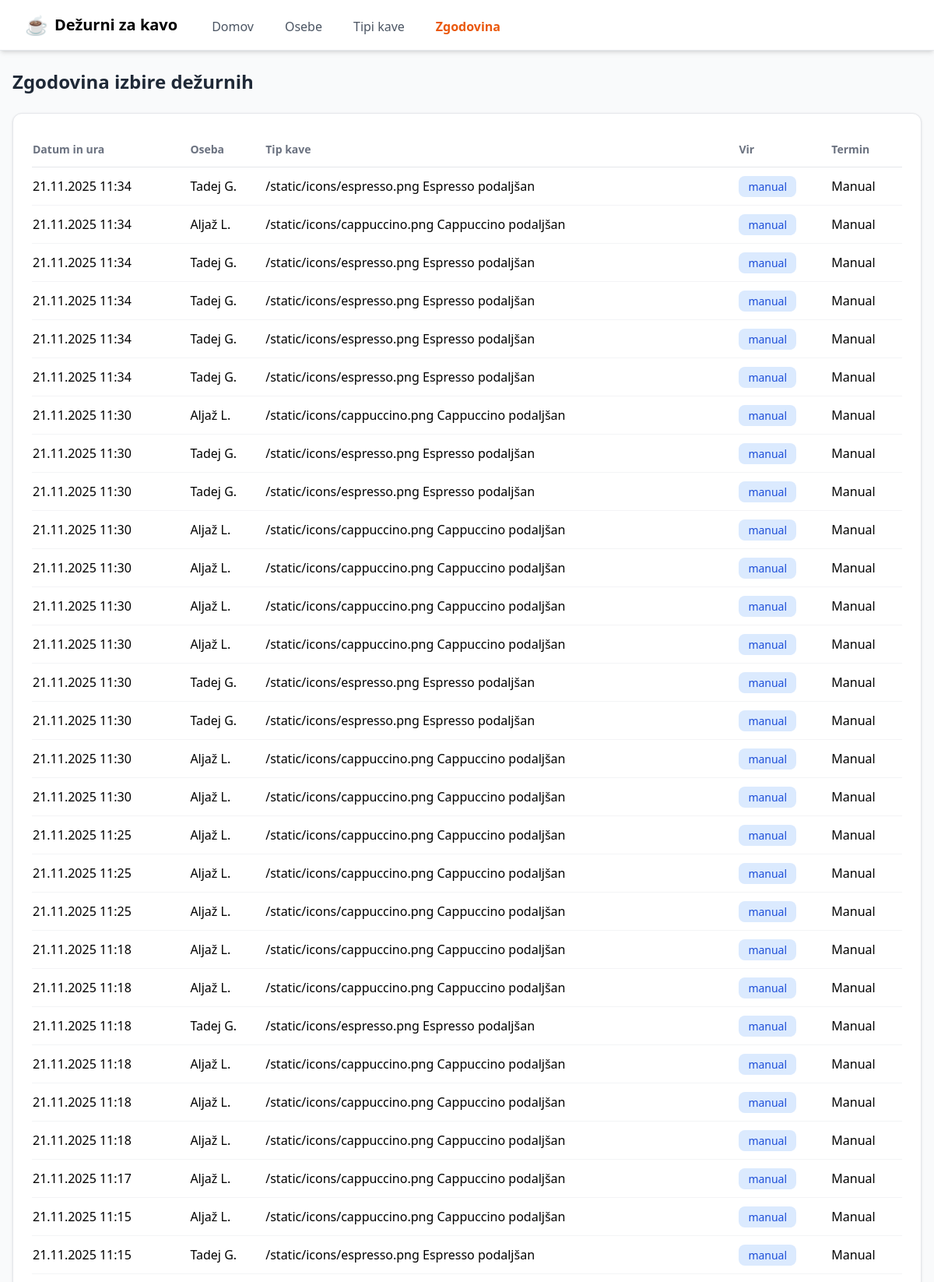
The app's page /history (upper part) with its own data.
### app.py (models this page shows)
class Selection(db.Model):
    __tablename__ = "selections"
    id = db.Column(db.Integer, primary_key=True)
    person_id = db.Column(db.Integer, db.ForeignKey("people.id"), nullable=False)
    coffee_type_id = db.Column(db.Integer, db.ForeignKey("coffee_types.id"),
                               nullable=True)
    selected_at = db.Column(db.DateTime, default=datetime.utcnow)
    source = db.Column(db.String(50), default="manual")  # "manual" ali "auto"
    slot = db.Column(db.String(50), nullable=True)  # jutro/popoldne itd.
    email_subject = db.Column(db.Text, nullable=True)
    email_body = db.Column(db.Text, nullable=True)
    person = db.relationship("Person", back_populates="selections")
    coffee_type = db.relationship("CoffeeType")

class Person(db.Model):
    __tablename__ = "people"
    id = db.Column(db.Integer, primary_key=True)
    first_name = db.Column(db.String(100), nullable=False)
    last_name = db.Column(db.String(100), nullable=False)
    email = db.Column(db.String(200), nullable=False, unique=True)
    default_coffee_type_id = db.Column(
        db.Integer, db.ForeignKey("coffee_types.id"), nullable=True
    )
    is_present = db.Column(db.Boolean, default=True)
    active = db.Column(db.Boolean, default=True)
    created_at = db.Column(db.DateTime, default=datetime.utcnow)
    updated_at = db.Column(db.DateTime, default=datetime.utcnow,
                           onupdate=datetime.utcnow)
    default_coffee_type = db.relationship("CoffeeType", back_populates="people")
    selections = db.relationship("Selection", back_populates="person")

class CoffeeType(db.Model):
    __tablename__ = "coffee_types"
    id = db.Column(db.Integer, primary_key=True)
    name = db.Column(db.String(100), nullable=False)
    icon = db.Column(db.String(100), nullable=True)
    active = db.Column(db.Boolean, default=True)
    created_at = db.Column(db.DateTime, default=datetime.utcnow)
    updated_at = db.Column(db.DateTime, default=datetime.utcnow,
                           onupdate=datetime.utcnow)
    people = db.relationship("Person", back_populates="default_coffee_type")

### app.py (the view)
@app.route("/history")
def history_list():
    history = (
        Selection.query
        .order_by(Selection.selected_at.desc())
        .limit(200)
        .all()
    )
    return render_template("history.html", history=history)

### templates/history.html
{% extends "base.html" %}
{% block content %}
<h1 class="text-2xl font-bold text-gray-800 mb-6">
    Zgodovina izbire dežurnih
</h1>
<div class="bg-white p-6 rounded-xl shadow border border-gray-200">
    <table class="min-w-full divide-y divide-gray-200">
        <thead>
        <tr class="text-left text-gray-500 text-sm">
            <th class="py-3">Datum in ura</th>
            <th class="py-3">Oseba</th>
            <th class="py-3">Tip kave</th>
            <th class="py-3">Vir</th>
            <th class="py-3">Termin</th>
        </tr>
        </thead>
        <tbody class="divide-y divide-gray-100">
        {% for s in history %}
        <tr class="hover:bg-gray-50">
            <td class="py-3 whitespace-nowrap">
                {{ s.selected_at.strftime('%d.%m.%Y %H:%M') }}
            </td>
            <td class="py-3 whitespace-nowrap">
                {{ s.person.first_name }} {{ s.person.last_name }}
            </td>
            <td class="py-3 whitespace-nowrap">
                {% if s.coffee_type %}
                    {{ s.coffee_type.icon }} {{ s.coffee_type.name }}
                {% else %}
                    –
                {% endif %}
            </td>
            <td class="py-3 whitespace-nowrap">
                <span class="px-3 py-1 rounded-lg text-sm
                    {% if s.source == 'manual' %}
                        bg-blue-100 text-blue-700
                    {% else %}
                        bg-green-100 text-green-700
                    {% endif %}">
                    {{ s.source }}
                </span>
            </td>
            <td class="py-3 whitespace-nowrap capitalize">
                {{ s.slot }}
            </td>
        </tr>
        {% endfor %}
        </tbody>
    </table>
</div>
{% endblock %}

### templates/base.html (style rules this page uses)
body { background-color: #F9FAFB; }

### records on screen
Selection: selected_at "21.11.2025 11:34", person.first_name "Tadej", person.last_name "G.", coffee_type.icon "/static/icons/espresso.png", coffee_type.name "Espresso podaljšan", source "manual", slot "Manual"
Selection: selected_at "21.11.2025 11:34", person.first_name "Aljaž", person.last_name "L.", coffee_type.icon "/static/icons/cappuccino.png", coffee_type.name "Cappuccino podaljšan", source "manual", slot "Manual"
Selection: selected_at "21.11.2025 11:34", person.first_name "Tadej", person.last_name "G.", coffee_type.icon "/static/icons/espresso.png", coffee_type.name "Espresso podaljšan", source "manual", slot "Manual"
Selection: selected_at "21.11.2025 11:34", person.first_name "Tadej", person.last_name "G.", coffee_type.icon "/static/icons/espresso.png", coffee_type.name "Espresso podaljšan", source "manual", slot "Manual"
Selection: selected_at "21.11.2025 11:34", person.first_name "Tadej", person.last_name "G.", coffee_type.icon "/static/icons/espresso.png", coffee_type.name "Espresso podaljšan", source "manual", slot "Manual"
Selection: selected_at "21.11.2025 11:34", person.first_name "Tadej", person.last_name "G.", coffee_type.icon "/static/icons/espresso.png", coffee_type.name "Espresso podaljšan", source "manual", slot "Manual"
Selection: selected_at "21.11.2025 11:30", person.first_name "Aljaž", person.last_name "L.", coffee_type.icon "/static/icons/cappuccino.png", coffee_type.name "Cappuccino podaljšan", source "manual", slot "Manual"
Selection: selected_at "21.11.2025 11:30", person.first_name "Tadej", person.last_name "G.", coffee_type.icon "/static/icons/espresso.png", coffee_type.name "Espresso podaljšan", source "manual", slot "Manual"
Selection: selected_at "21.11.2025 11:30", person.first_name "Tadej", person.last_name "G.", coffee_type.icon "/static/icons/espresso.png", coffee_type.name "Espresso podaljšan", source "manual", slot "Manual"
Selection: selected_at "21.11.2025 11:30", person.first_name "Aljaž", person.last_name "L.", coffee_type.icon "/static/icons/cappuccino.png", coffee_type.name "Cappuccino podaljšan", source "manual", slot "Manual"
Selection: selected_at "21.11.2025 11:30", person.first_name "Aljaž", person.last_name "L.", coffee_type.icon "/static/icons/cappuccino.png", coffee_type.name "Cappuccino podaljšan", source "manual", slot "Manual"
Selection: selected_at "21.11.2025 11:30", person.first_name "Aljaž", person.last_name "L.", coffee_type.icon "/static/icons/cappuccino.png", coffee_type.name "Cappuccino podaljšan", source "manual", slot "Manual"
Selection: selected_at "21.11.2025 11:30", person.first_name "Aljaž", person.last_name "L.", coffee_type.icon "/static/icons/cappuccino.png", coffee_type.name "Cappuccino podaljšan", source "manual", slot "Manual"
Selection: selected_at "21.11.2025 11:30", person.first_name "Tadej", person.last_name "G.", coffee_type.icon "/static/icons/espresso.png", coffee_type.name "Espresso podaljšan", source "manual", slot "Manual"
Selection: selected_at "21.11.2025 11:30", person.first_name "Tadej", person.last_name "G.", coffee_type.icon "/static/icons/espresso.png", coffee_type.name "Espresso podaljšan", source "manual", slot "Manual"
Selection: selected_at "21.11.2025 11:30", person.first_name "Aljaž", person.last_name "L.", coffee_type.icon "/static/icons/cappuccino.png", coffee_type.name "Cappuccino podaljšan", source "manual", slot "Manual"
Selection: selected_at "21.11.2025 11:30", person.first_name "Aljaž", person.last_name "L.", coffee_type.icon "/static/icons/cappuccino.png", coffee_type.name "Cappuccino podaljšan", source "manual", slot "Manual"
Selection: selected_at "21.11.2025 11:25", person.first_name "Aljaž", person.last_name "L.", coffee_type.icon "/static/icons/cappuccino.png", coffee_type.name "Cappuccino podaljšan", source "manual", slot "Manual"
Selection: selected_at "21.11.2025 11:25", person.first_name "Aljaž", person.last_name "L.", coffee_type.icon "/static/icons/cappuccino.png", coffee_type.name "Cappuccino podaljšan", source "manual", slot "Manual"
Selection: selected_at "21.11.2025 11:25", person.first_name "Aljaž", person.last_name "L.", coffee_type.icon "/static/icons/cappuccino.png", coffee_type.name "Cappuccino podaljšan", source "manual", slot "Manual"
Selection: selected_at "21.11.2025 11:18", person.first_name "Aljaž", person.last_name "L.", coffee_type.icon "/static/icons/cappuccino.png", coffee_type.name "Cappuccino podaljšan", source "manual", slot "Manual"
Selection: selected_at "21.11.2025 11:18", person.first_name "Aljaž", person.last_name "L.", coffee_type.icon "/static/icons/cappuccino.png", coffee_type.name "Cappuccino podaljšan", source "manual", slot "Manual"
Selection: selected_at "21.11.2025 11:18", person.first_name "Tadej", person.last_name "G.", coffee_type.icon "/static/icons/espresso.png", coffee_type.name "Espresso podaljšan", source "manual", slot "Manual"
Selection: selected_at "21.11.2025 11:18", person.first_name "Aljaž", person.last_name "L.", coffee_type.icon "/static/icons/cappuccino.png", coffee_type.name "Cappuccino podaljšan", source "manual", slot "Manual"
Selection: selected_at "21.11.2025 11:18", person.first_name "Aljaž", person.last_name "L.", coffee_type.icon "/static/icons/cappuccino.png", coffee_type.name "Cappuccino podaljšan", source "manual", slot "Manual"
Selection: selected_at "21.11.2025 11:18", person.first_name "Aljaž", person.last_name "L.", coffee_type.icon "/static/icons/cappuccino.png", coffee_type.name "Cappuccino podaljšan", source "manual", slot "Manual"
Selection: selected_at "21.11.2025 11:17", person.first_name "Aljaž", person.last_name "L.", coffee_type.icon "/static/icons/cappuccino.png", coffee_type.name "Cappuccino podaljšan", source "manual", slot "Manual"
Selection: selected_at "21.11.2025 11:15", person.first_name "Aljaž", person.last_name "L.", coffee_type.icon "/static/icons/cappuccino.png", coffee_type.name "Cappuccino podaljšan", source "manual", slot "Manual"
Selection: selected_at "21.11.2025 11:15", person.first_name "Tadej", person.last_name "G.", coffee_type.icon "/static/icons/espresso.png", coffee_type.name "Espresso podaljšan", source "manual", slot "Manual"
